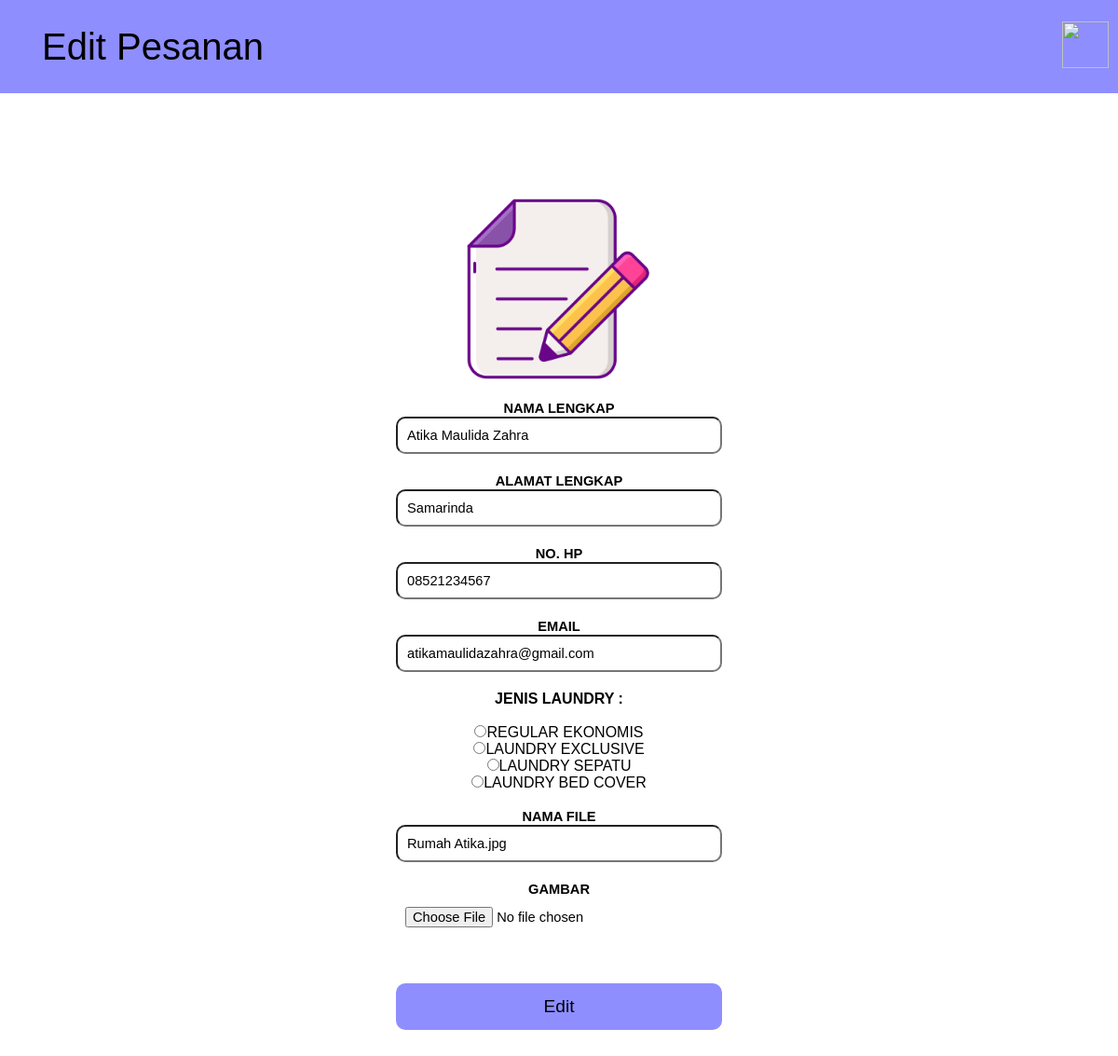
Screenshot of /edit.php?id=53 (signed in) with the database file from the repository.
### tables this page shows
CREATE TABLE `gambar` (
  `id_gambar` int(11) NOT NULL,
  `id` int(11) NOT NULL,
  `nama_file` varchar(64) NOT NULL,
  `file` varchar(64) NOT NULL,
  `waktu` datetime NOT NULL
);

CREATE TABLE `laundry` (
  `id` int(11) NOT NULL,
  `id_user` int(11) NOT NULL,
  `nama` varchar(100) NOT NULL,
  `alamat` text NOT NULL,
  `telpon` varchar(25) NOT NULL,
  `email` varchar(100) NOT NULL,
  `jenis` varchar(100) NOT NULL
);

### edit.php (the view, shortened to what this page needs)
<?php
require "koneksi.php";
if (isset($_GET['id'])) {
    $query = mysqli_query($db, "SELECT * FROM laundry JOIN gambar on laundry.id = gambar.id WHERE laundry.id = $_GET[id]");
    $result = mysqli_fetch_assoc($query);
    $nama = $result['nama'];
    $alamat = $result['alamat'];
    $telpon = $result['telpon'];
    $email = $result['email'];
    $oldpict = $result['file'];
}
?>
<!DOCTYPE html>
<html lang="en">
<head>
    <link rel="stylesheet" href="css/styleData.css">
    <link rel="stylesheet" href="css/stylesheet.css">
</head>
<body>
    <div class="header">
        <div class="nama-header">Edit Pesanan</div>
        <div class="list-header">
            <ul>
                <li><button id="switch"><img src="images/night-mode.png" width="50px" height="50px"></button></li>
            </ul>
        </div>
    </div>
    <div class="pesananBox">
        <div class="pesanan">
            <center>
                <div class="coba-pesan">
                    <center><img src="images/edit-info.png" width="200px" height="200px"></center>
                </div>
                <form action="" method="post" enctype="multipart/form-data">
                    <label for=""><b>Nama Lengkap </b></label><br>
                    <input type="text" name="nama" class="pesan-item" value='<?= $nama ?>'><br>
                    <label for=""><b>Alamat Lengkap </b></label><br>
                    <input type="text" name="alamat" class="pesan-item" value='<?= $alamat ?>'><br>
                    <label for=""><b>No. HP </b></label><br>
                    <input type="text" name="telpon" class="pesan-item" value='<?= $telpon ?>'><br>
                    <label for=""><b>Email </b></label><br>
                    <input type="email" name="email" class="pesan-item" value='<?= $email ?>'><br>
                    <p><b>Jenis Laundry : </b></p><br>
                    <p><input type="radio" name="jenis" value="Regular Ekonomis">Regular Ekonomis</p>
                    <p><input type="radio" name="jenis" value="Laundry Exclusive">Laundry Exclusive</p>
                    <p><input type="radio" name="jenis" value="Laundry Sepatu">Laundry Sepatu</p>
                    <p><input type="radio" name="jenis" value="Laundry Bed Cover">Laundry Bed Cover</p><br>
                    <label for="nama_gambar"><b>Nama File </b></label>
                    <input type="text" name="nama_gambar" class="pesan-item" value='<?= $oldpict ?>'>
                    <label for="gambar"><b>Gambar </b></label>
                    <input type="file" name="gambar" class="pesan-item" value='<?= $gambar ?>'>
                    <input type="submit" name="submit" value="Edit" class="button-edit">
                </form>
            </center>
        </div>
    </div>
</body>
</html>

### css/styleData.css (style rules this page uses)
* { margin: 0; padding: 0; font-family: 'Lucida Sans', 'Lucida Sans Regular', 'Lucida Grande', 'Lucida Sans Unicode', Geneva, Verdana, sans-serif; }
.pesananBox { width: 350px; margin: 80px auto; padding: 30px 20px; }
.pesanan { text-align: center; text-transform: uppercase; }
.coba-pesan { padding-bottom: 15px; }
label { font-size: 11pt; }
.pesan-item { box-sizing : border-box; width: 100%; padding: 10px; font-size: 11pt; margin-bottom: 20px; border-radius: 10px; }
.button-edit { width: 100%; height: 50px; margin-top: 30px; font-size: larger; border-style: none; border-radius: 10px; background-color: rgb(142, 142, 255); color: black; }

### css/stylesheet.css (style rules this page uses)
* { margin: 0; padding: 0; }
.header { background-color: rgb(142, 142, 255); color: black; height: 100px; display: flex; justify-content:space-between ; align-items: center; }
.nama-header { float: left; font-size: 40px; padding: 25px 45px; }
.list-header ul { display: flex; align-items: center; justify-content: flex-end; }
.list-header ul li { padding: 0 10px; }
body { font-family: 'Lucida Sans', 'Lucida Sans Regular', 'Lucida Grande', 'Lucida Sans Unicode', Geneva, Verdana, sans-serif; }
li { list-style: none; float :left; font-size: 20px; }
#switch { background-color: rgb(142, 142, 255); border: none; }
label { font-size: 11pt; }

### rows the page displays
gambar: nama "Atika Maulida Zahra", alamat "Samarinda", telpon "08521234567", email "atikamaulidazahra@gmail.com", nama_gambar "Rumah Atika.jpg"
